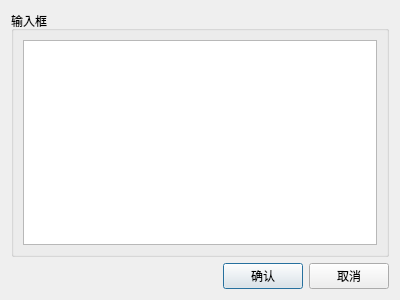
<?xml version="1.0" encoding="UTF-8"?>
<ui version="4.0">
 <class>Dialog</class>
 <widget class="QDialog" name="Dialog">
  <property name="geometry">
   <rect>
    <x>0</x>
    <y>0</y>
    <width>400</width>
    <height>300</height>
   </rect>
  </property>
  <property name="windowTitle">
   <string>Dialog</string>
  </property>
  <layout class="QVBoxLayout" name="verticalLayout">
   <item>
    <widget class="QGroupBox" name="groupBox">
     <property name="title">
      <string>输入框</string>
     </property>
     <layout class="QHBoxLayout" name="horizontalLayout">
      <item>
       <widget class="QTextEdit" name="text_edit"/>
      </item>
     </layout>
    </widget>
   </item>
   <item>
    <layout class="QHBoxLayout" name="horizontalLayout_2">
     <item>
      <spacer name="horizontalSpacer">
       <property name="orientation">
        <enum>Qt::Horizontal</enum>
       </property>
       <property name="sizeHint" stdset="0">
        <size>
         <width>40</width>
         <height>20</height>
        </size>
       </property>
      </spacer>
     </item>
     <item>
      <widget class="QPushButton" name="ensure">
       <property name="text">
        <string>确认</string>
       </property>
      </widget>
     </item>
     <item>
      <widget class="QPushButton" name="cancel">
       <property name="text">
        <string>取消</string>
       </property>
      </widget>
     </item>
    </layout>
   </item>
  </layout>
 </widget>
 <resources/>
 <connections/>
</ui>
